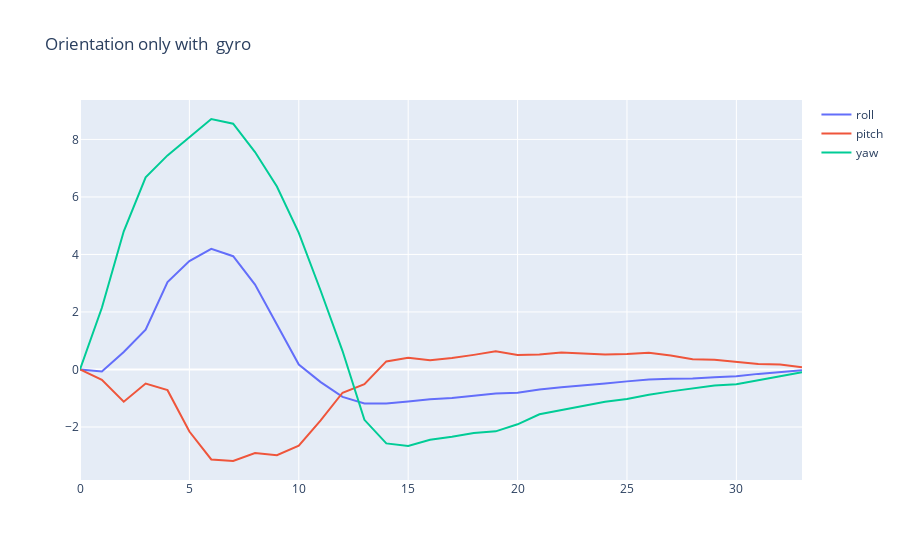

Notebook code for this chart:
### Code cell
#find only with gyro 

pitch = np.zeros(len(calibrated_lb))
yaw = np.zeros(len(calibrated_lb))
roll = np.zeros(len(calibrated_lb))

for i in range(len(calibrated_lb)-1):
    delta_t = 0.06
    
    pitch[i+1] = pitch[i] + calibrated_lb['lb_gy'][i]*delta_t
    yaw[i+1] = yaw[i]+calibrated_lb['lb_gz'][i]*delta_t
    roll[i+1] = roll[i]+calibrated_lb['lb_gx'][i]*delta_t
    

orientation_d = pd.DataFrame({'roll':np.rad2deg(roll),'pitch':np.rad2deg(pitch),'yaw':np.rad2deg(yaw)})

show_plot(orientation_d,'Orientation only with  gyro')

### Figure 1 — Plotly figure (JSON) as saved in the notebook; plotly's stock layout.template omitted (floating-point values rounded to 4 significant figures)
{"data": [{"name": "roll", "type": "scatter", "x": [0, 1, 2, 3, 4, 5, 6, 7, 8, 9, 10, 11, 12, 13, 14, 15, 16, 17, 18, 19, 20, 21, 22, 23, 24, 25, 26, 27, 28, 29, 30, 31, 32, 33], "y": [0, -0.07018, 0.6062, 1.386, 3.041, 3.772, 4.194, 3.939, 2.954, 1.563, 0.1734, -0.439, -0.9558, -1.181, -1.181, -1.115, -1.032, -0.9902, -0.9157, -0.8398, -0.811, -0.6948, -0.6202, -0.5677, -0.4922, -0.4144, -0.3518, -0.3208, -0.3163, -0.2738, -0.2359, -0.1536, -0.08498, -0.02875]}, {"name": "pitch", "type": "scatter", "x": [0, 1, 2, 3, 4, 5, 6, 7, 8, 9, 10, 11, 12, 13, 14, 15, 16, 17, 18, 19, 20, 21, 22, 23, 24, 25, 26, 27, 28, 29, 30, 31, 32, 33], "y": [0, -0.3567, -1.122, -0.4906, -0.7195, -2.159, -3.13, -3.183, -2.904, -2.983, -2.651, -1.77, -0.8091, -0.514, 0.2804, 0.4074, 0.3168, 0.3953, 0.5076, 0.631, 0.5061, 0.5236, 0.5933, 0.5504, 0.5222, 0.5406, 0.5797, 0.4846, 0.3583, 0.3341, 0.266, 0.1924, 0.1756, 0.07773]}, {"name": "yaw", "type": "scatter", "x": [0, 1, 2, 3, 4, 5, 6, 7, 8, 9, 10, 11, 12, 13, 14, 15, 16, 17, 18, 19, 20, 21, 22, 23, 24, 25, 26, 27, 28, 29, 30, 31, 32, 33], "y": [0, 2.147, 4.806, 6.681, 7.444, 8.073, 8.71, 8.548, 7.56, 6.365, 4.75, 2.737, 0.6403, -1.752, -2.57, -2.658, -2.447, -2.341, -2.21, -2.151, -1.907, -1.56, -1.419, -1.273, -1.122, -1.03, -0.8793, -0.7617, -0.6589, -0.5588, -0.5145, -0.3874, -0.2373, -0.0937]}], "layout": {"title": {"text": "Orientation only with  gyro"}}}
